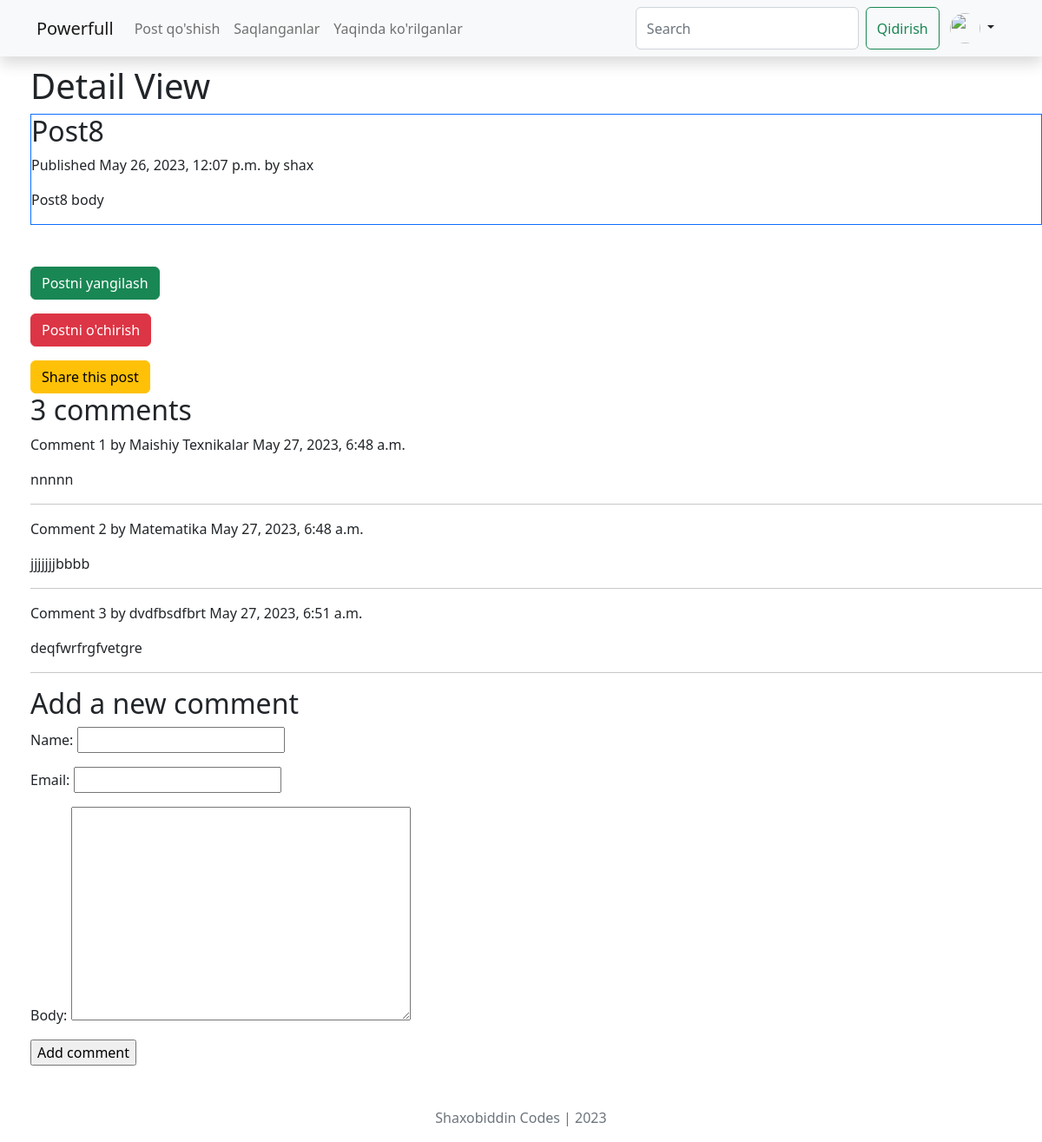
The app's page /2023/5/26/post8/ (signed in) with its own data.
### blog/models.py (models this page shows, shortened)
class Post(models.Model):
    class Status(models.TextChoices):
        DRAFT = 'DF', 'Draft'
        PUBLISHED = 'PB', 'Published'
    title = models.CharField(max_length=200)
    slug = models.SlugField(max_length=200, unique_for_date='publish')
    author = models.ForeignKey(User, on_delete=models.CASCADE,
                               related_name='blog_posts')
    body = models.TextField()
    publish = models.DateTimeField(default=timezone.now)
    created = models.DateTimeField(auto_now_add=True)
    updated = models.DateTimeField(auto_now=True)
    status = models.CharField(max_length=2,
                              choices=Status.choices,
                              default=Status.DRAFT)
    objects = models.Manager()  # defoult manager
    published = PuplishedManager()  # custom manager
    class Meta:
        ordering = ['-publish']
        indexes = [
            models.Index(fields=['-publish']),
        ]

class Comment(models.Model):
    post = models.ForeignKey(Post, on_delete=models.CASCADE, related_name='comments')
    name = models.CharField(max_length=100)
    email = models.EmailField()
    body = models.TextField()
    created = models.DateTimeField(auto_now_add=True)
    updated = models.DateTimeField(auto_now=True)
    active = models.BooleanField(default=True)
    class Meta:
        ordering = ['created']
        indexes = [
            models.Index(fields=['created']),
        ]

### blog/views.py (the view)
# urls.py: path('<int:year>/<int:month>/<int:day>/<slug:post>/',post_detail, name='post_detail'),
def post_detail(request, year, month, day, post):
    post = get_object_or_404(Post, status=Post.Status.PUBLISHED,
                             slug=post,
                             publish__year=year,
                             publish__month=month,
                             publish__day=day)
    comments = post.comments.filter(active=True)
    form = CommentForm()
    return render(request, 'blog/post/detail.html', {'post': post,'comments':comments,'form':form})

### blog/forms.py
class CommentForm(forms.ModelForm):
    class Meta:
        model = Comment
        fields = ['name', 'email', 'body']

### templates/blog/post/detail.html (shortened to what this page needs)
{% extends "blog/base.html"%}
{% block content%}
<h1> Detail View </h1>
    <div class="border border-primary">
        <h2>{{post.title}}</h2>
        <p>Published {{post.publish}} by {{post.author}}</p>
        <p>{{post.body}}</p></div><br><br>
    <p><a class="btn btn-success" href="{% url 'blog:post_update' post.pk %}">Postni yangilash</a></p>
    <p><a class="btn btn-danger" href="{% url 'blog:post_delete' post.pk %}">Postni o'chirish</a></p>
     <a class="btn btn-warning" href="{% url 'blog:post_share' post.id %}">
     Share this post
 </a>
    {% with comments.count as total_comments %}
        <h2>
        {{ total_comments }} comment{{ total_comments|pluralize }}
        </h2>
        {% endwith %}
    {% for comment in comments %}
        <div class="comment">
        <p class="info">
            Comment {{ forloop.counter }} by {{ comment.name }}
            {{ comment.created }}
        </p>
            {{ comment.body|linebreaks }}
        </div>
        <hr>
        {% empty %}
        <p>Kommentlar mavjud emas.</p>
        {% endfor %}
    {% include "blog/post/includes/comment_form.html" %}
{% endblock %}

### records on screen
Post: title "Post8", publish "May 26, 2023, 12:07 p.m.", author "shax", body "Post8 body"
Comment: name "Maishiy Texnikalar", created "May 27, 2023, 6:48 a.m.", body "nnnnn"
Comment: name "Matematika", created "May 27, 2023, 6:48 a.m.", body "jjjjjjjbbbb"
Comment: name "dvdfbsdfbrt", created "May 27, 2023, 6:51 a.m.", body "deqfwrfrgfvetgre"

### other values on screen
{{ total_comments }} "3"
